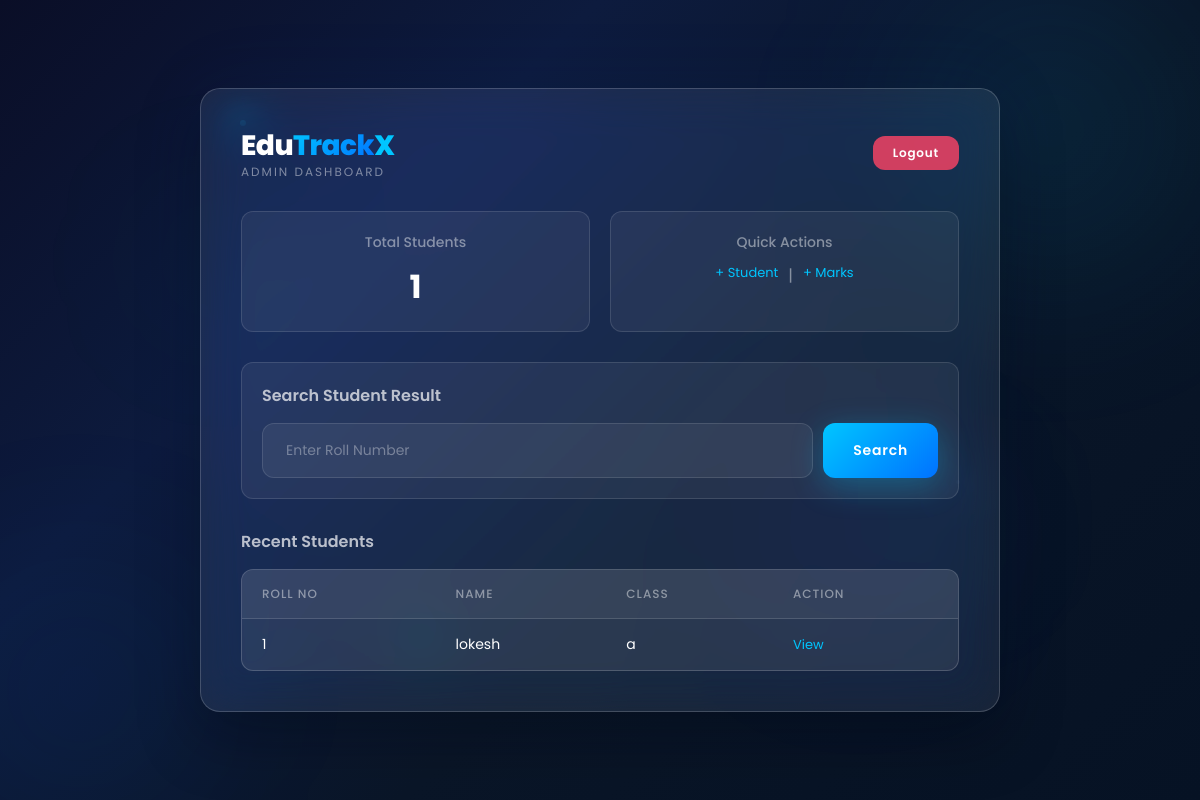
Screenshot of /dashboard (signed in) with the database file from the repository.
### tables this page shows
CREATE TABLE students (
            id INTEGER PRIMARY KEY AUTOINCREMENT,
            name TEXT NOT NULL,
            roll_no TEXT NOT NULL UNIQUE,
            class TEXT NOT NULL,
            password TEXT NOT NULL,
            created_at TIMESTAMP DEFAULT CURRENT_TIMESTAMP
        , email VARCHAR(100) DEFAULT NULL, phone VARCHAR(20) DEFAULT NULL, dob VARCHAR(20) DEFAULT NULL, address VARCHAR(255) DEFAULT NULL, current_semester INTEGER DEFAULT 1);

### app.py (the view)
@app.route('/dashboard')
def dashboard():
    if 'admin_id' not in session:
        return redirect(url_for('admin_login'))
    conn = get_db_connection()
    stats = {'total_students': 0, 'recent_students': []}
    if conn:
        cursor = conn.cursor()
        cursor.execute("SELECT COUNT(*) as count FROM students")
        stats['total_students'] = cursor.fetchone()['count']
        cursor.execute("SELECT * FROM students ORDER BY created_at DESC LIMIT 5")
        stats['recent_students'] = cursor.fetchall()
        cursor.close()
        conn.close()
    return render_template('dashboard.html', stats=stats)

### app.py (called while the page is built)
def dict_factory(cursor, row):
    d = {}
    for idx, col in enumerate(cursor.description):
        d[col[0]] = row[idx]
    return d

def get_db_connection():
    try:
        conn = sqlite3.connect('database.db', check_same_thread=False)
        conn.row_factory = dict_factory
        return conn
    except Exception as e:
        print(f"CRITICAL: Database connection failed! {e}")
        return None

### templates/dashboard.html (shortened to what this page needs)
{% extends 'base.html' %}
{% block content %}
<div class="login-card" style="width: 800px; padding: 40px;">
  <div style="display: flex; justify-content: space-between; align-items: center; margin-bottom: 30px; transform: translateZ(20px);">
    <div>
      <h1 class="brand-title" style="text-align: left; font-size: 28px; margin-bottom: 0;">
        <span class="brand-edu">Edu</span><span class="brand-track">Track</span><span class="brand-x">X</span>
      </h1>
      <p class="brand-subtitle" style="text-align: left; margin-bottom: 0;">Admin Dashboard</p>
    </div>
    <div>
      <a href="{{ url_for('logout') }}" class="sign-in-btn" style="padding: 8px 20px; text-decoration: none; display: inline-block; width: auto; font-size: 12px; background: rgba(255,68,102,0.8); box-shadow: none;">Logout</a>
    </div>
  </div>
  <div style="display: grid; grid-template-columns: 1fr 1fr; gap: 20px; margin-bottom: 30px; transform: translateZ(15px);">
    <div style="background: var(--input-bg); border: 1px solid var(--input-border); border-radius: var(--input-radius); padding: 20px; text-align: center;">
      <h3 style="color: var(--text-muted); font-size: 14px; font-weight: 500; margin-bottom: 10px;">Total Students</h3>
      <p style="color: var(--text-primary); font-size: 32px; font-weight: 700;">{{ stats.total_students }}</p>
    </div>
    <div style="background: var(--input-bg); border: 1px solid var(--input-border); border-radius: var(--input-radius); padding: 20px; text-align: center;">
      <h3 style="color: var(--text-muted); font-size: 14px; font-weight: 500; margin-bottom: 10px;">Quick Actions</h3>
      <div style="display: flex; gap: 10px; justify-content: center;">
        <a href="{{ url_for('add_student') }}" style="color: var(--accent); text-decoration: none; font-size: 13px;">+ Student</a>
        <span style="color: var(--text-muted);">|</span>
        <a href="{{ url_for('add_marks') }}" style="color: var(--accent); text-decoration: none; font-size: 13px;">+ Marks</a>
      </div>
    </div>
  </div>
  <div style="background: var(--input-bg); border: 1px solid var(--input-border); border-radius: var(--input-radius); padding: 20px; margin-bottom: 30px; transform: translateZ(15px);">
    <h3 style="color: var(--text-secondary); font-size: 16px; font-weight: 600; margin-bottom: 15px;">Search Student Result</h3>
    <form onsubmit="event.preventDefault(); window.location.href='/result/' + document.getElementById('search_roll').value;" style="display: flex; gap: 10px;">
      <div class="input-group" style="margin-bottom: 0; flex: 1;">
        <input type="text" id="search_roll" class="form-input" placeholder=" " required autocomplete="off" style="padding-left: 20px;">
        <label for="search_roll" class="form-label" style="left: 20px;">Enter Roll Number</label>
      </div>
      <button type="submit" class="sign-in-btn" style="width: auto; padding: 0 30px; margin-top: 0;">Search</button>
    </form>
  </div>
  <div style="transform: translateZ(10px);">
    <h3 style="color: var(--text-secondary); font-size: 16px; font-weight: 600; margin-bottom: 15px;">Recent Students</h3>
    {% if stats.recent_students %}
      <div style="background: var(--glass-bg); border: 1px solid var(--glass-border); border-radius: var(--input-radius); overflow: hidden;">
        <table style="width: 100%; border-collapse: collapse; text-align: left;">
          <thead>
            <tr style="background: rgba(255,255,255,0.05); color: var(--text-muted); font-size: 12px; text-transform: uppercase; letter-spacing: 1px;">
              <th style="padding: 15px 20px; font-weight: 500;">Roll No</th>
              <th style="padding: 15px 20px; font-weight: 500;">Name</th>
              <th style="padding: 15px 20px; font-weight: 500;">Class</th>
              <th style="padding: 15px 20px; font-weight: 500;">Action</th>
            </tr>
          </thead>
          <tbody>
            {% for student in stats.recent_students %}
              <tr style="border-top: 1px solid var(--glass-border); color: var(--text-primary); font-size: 14px;">
                <td style="padding: 15px 20px;">{{ student.roll_no }}</td>
                <td style="padding: 15px 20px;">{{ student.name }}</td>
                <td style="padding: 15px 20px;">{{ student.class }}</td>
                <td style="padding: 15px 20px;">
                  <a href="{{ url_for('result', roll_no=student.roll_no) }}" style="color: var(--accent); text-decoration: none; font-size: 13px;">View</a>
                </td>
              </tr>
            {% endfor %}
          </tbody>
        </table>
      </div>
    {% else %}
      <p style="color: var(--text-muted); font-size: 14px; text-align: center; padding: 20px; border: 1px dashed var(--glass-border); border-radius: var(--input-radius);">No students registered yet.</p>
    {% endif %}
  </div>
</div>
{% endblock %}

### static/css/style.css (style rules this page uses)
*, *::before, *::after { margin: 0; padding: 0; box-sizing: border-box; }
:root { --accent: #00c6ff; --accent-deep: #0072ff; --accent-glow: rgba(0, 198, 255, 0.4); --accent-glow-soft: rgba(0, 198, 255, 0.15); --glass-bg: rgba(255, 255, 255, 0.08); --glass-border: rgba(255, 255, 255, 0.18); --glass-bg-strong: rgba(255, 255, 255, 0.12); --input-bg: rgba(255, 255, 255, 0.06); --input-border: rgba(255, 255, 255, 0.12); --input-focus-border: rgba(0, 198, 255, 0.5); --text-primary: #ffffff; --text-secondary: rgba(255, 255, 255, 0.7); --text-muted: rgba(255, 255, 255, 0.45); --text-placeholder: rgba(255, 255, 255, 0.35); --shadow-card: 0 25px 60px rgba(0, 0, 0, 0.35), 0 0 80px rgba(0, 114, 255, 0.08); --shadow-btn: 0 8px 32px rgba(0, 198, 255, 0.3); --shadow-btn-hover: 0 12px 40px rgba(0, 198, 255, 0.5); --card-radius: 20px; --input-radius: 12px; --btn-radius: 12px; --font: 'Poppins', -apple-system, BlinkMacSystemFont, sans-serif; --bg-gradient: linear-gradient(135deg, #0a0e27 0%, #0d1b3e 30%, #0a1628 60%, #061224 100%); }
html { height: 100%; }
body { font-family: var(--font); background: var(--bg-gradient); min-height: 100vh; display: flex; align-items: center; justify-content: center; overflow: hidden; -webkit-font-smoothing: antialiased; -moz-osx-font-smoothing: grayscale; position: relative; }
.login-card { width: 420px; max-width: 100%; background: var(--glass-bg); backdrop-filter: blur(24px) saturate(150%); -webkit-backdrop-filter: blur(24px) saturate(150%); border: 1px solid var(--glass-border); border-radius: var(--card-radius); padding: 48px 40px 36px; position: relative; box-shadow: var(--shadow-card); transform-style: preserve-3d; transition: transform 0.1s ease-out, box-shadow 0.3s ease; overflow: hidden; opacity: 0; animation: cardEntry 0.8s cubic-bezier(0.16, 1, 0.3, 1) 0.2s forwards; }
.brand-title { text-align: center; font-size: 32px; font-weight: 800; letter-spacing: -0.5px; margin-bottom: 4px; line-height: 1.2; transform: translateZ(20px); }
.brand-edu { color: var(--text-primary); }
.brand-track { background: linear-gradient(135deg, var(--accent), var(--accent-deep)); -webkit-background-clip: text; -webkit-text-fill-color: transparent; background-clip: text; }
.brand-x { color: var(--accent); font-weight: 800; position: relative; }
.brand-subtitle { text-align: center; font-size: 12px; font-weight: 400; color: var(--text-muted); letter-spacing: 2px; text-transform: uppercase; margin-bottom: 28px; transform: translateZ(10px); }
.input-group { position: relative; transform: translateZ(15px); }
.form-input { width: 100%; padding: 16px 48px 16px 48px; background: var(--input-bg); border: 1px solid var(--input-border); border-radius: var(--input-radius); font-family: var(--font); font-size: 14px; font-weight: 400; color: var(--text-primary); outline: none; transition: all 0.35s cubic-bezier(0.4, 0, 0.2, 1); position: relative; z-index: 1; }
.form-input::placeholder { color: transparent; }
.form-label { position: absolute; left: 48px; top: 50%; transform: translateY(-50%); font-size: 14px; color: var(--text-placeholder); pointer-events: none; transition: all 0.3s cubic-bezier(0.4, 0, 0.2, 1); z-index: 3; background: transparent; padding: 0 4px; }
.form-input:focus ~ .form-label, .form-input:not(:placeholder-shown) ~ .form-label { top: -1px; left: 12px; font-size: 10px; font-weight: 500; color: var(--accent); background: linear-gradient(180deg, transparent 45%, rgba(13, 27, 62, 0.95) 45%); letter-spacing: 0.5px; }
.sign-in-btn { width: 100%; padding: 15px 0; background: linear-gradient(135deg, var(--accent), var(--accent-deep)); color: #fff; border: none; border-radius: var(--btn-radius); font-family: var(--font); font-size: 14px; font-weight: 600; letter-spacing: 0.8px; cursor: pointer; position: relative; overflow: hidden; box-shadow: var(--shadow-btn); transition: all 0.35s cubic-bezier(0.4, 0, 0.2, 1); display: flex; align-items: center; justify-content: center; gap: 8px; transform: translateZ(20px); margin-top: 4px; }
.sign-in-btn::before { content: ''; position: absolute; inset: 0; background: linear-gradient(135deg, rgba(255,255,255,0.2) 0%, transparent 50%); opacity: 0; transition: opacity 0.3s ease; }

### rows the page displays
students: roll_no "1", name "lokesh", class "a"

### other values shown
{{ stats.total_students }} "1"
